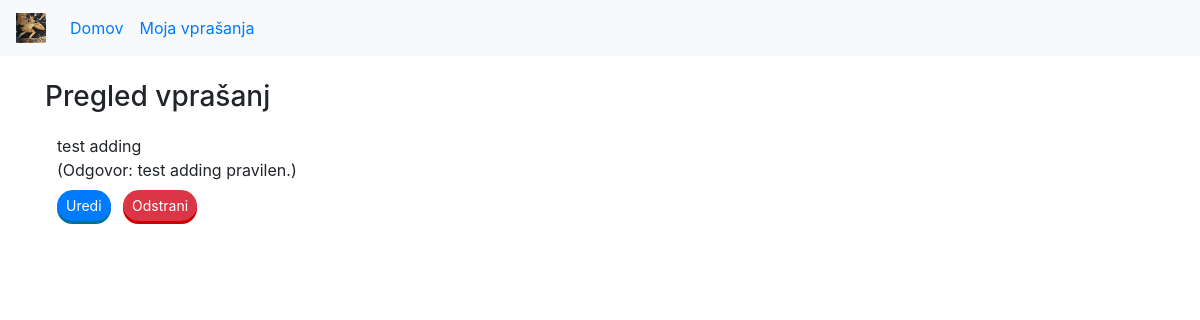
The app's page /moja_vprasanja, older data.
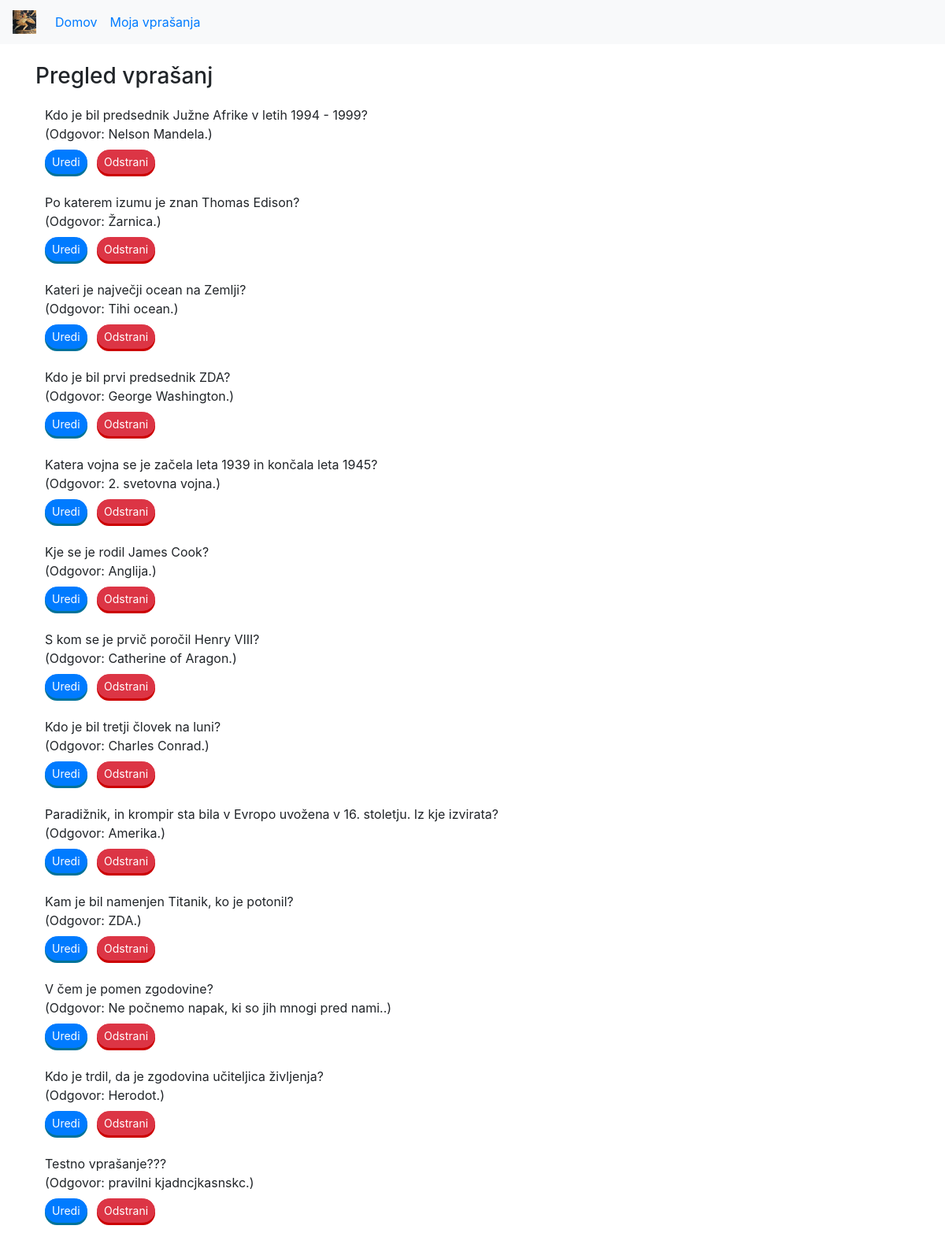
The same page, newer data.
### zgodovinakviz/models.py (models this page shows, shortened)
class Vprasanje(models.Model):
    author = models.ForeignKey(Uporabnik, on_delete=models.SET_NULL, null=True)
    vprasanje = models.CharField(max_length=1000)
    pravilen_odgovor = models.CharField(max_length=1000)
    napacen_odgovor_1 = models.CharField(max_length=1000)
    napacen_odgovor_2 = models.CharField(max_length=1000)
    namig = models.CharField(max_length=1000)
    slika = models.CharField(max_length=1000)
    created_date = models.DateTimeField(default=timezone.now)
    published_date = models.DateTimeField(blank=True, null=True)

### zgodovinakviz/views.py (the view)
# urls.py: path('moja_vprasanja', views.moja_vprasanja, name='moja_vprasanja'),
def moja_vprasanja(request):
    vprasanja = Vprasanje.objects.all().order_by('-created_date');
    return render(request, 'zgodovinakviz/questions_overview.html', {'vprasanja': vprasanja})

### zgodovinakviz/templates/zgodovinakviz/questions_overview.html (shortened to what this page needs)
<!DOCTYPE html>
{% load static %}
<html lang="en">
    <head>
        <link rel="stylesheet" href="https://cdn.jsdelivr.net/npm/bootstrap@4.5.3/dist/css/bootstrap.min.css">
        <link rel="stylesheet" href="https://cdn.jsdelivr.net/npm/bootstrap-icons@1.7.0/font/bootstrap-icons.css">
        <link rel="stylesheet" href="{% static 'css/common.css' %}">
    </head>
    <body>
        <nav class="navbar navbar-expand-md bg-light">
            <a class="navbar-brand" href="/vstop" width="30" height="30" alt="">
                <img src="{% static 'images/achilles.jpg' %}" width="30" height="30" class="d-inline-block align-top" alt="">
            </a>
            <div class="collapse navbar-collapse" id="main-navigation">
                <ul class="navbar-nav">
                    <li class="nav-item">
                        <a class="nav-link" href="/vstop">Domov</a>
                    </li>
                    <li class="nav-item">
                        <a class="nav-link" href="/moja_vprasanja">Moja vprašanja</a>
                    </li>
                </ul>
            </div>
        </nav>
        <div class="container mt-4">
            <h3>Pregled vprašanj</h3>
            <table class="table table-borderless">
                <tbody>
                    {% for v in vprasanja %}
						<tr>
							<td class="text-left">{{v.vprasanje}}<br>
								(Odgovor: {{v.pravilen_odgovor}}.)<br>
								<a role="button" href="{% url 'uredi' pk=v.pk %}" class="btn btn-primary btn-sm mt-2">Uredi</a>
								<button data-toggle="modal" data-target="#modal{{v.pk}}" class="btn btn-danger btn-sm ml-2 mt-2">Odstrani</button>
							</td>
						</tr>
					{% endfor %}
                </tbody>
            </table>
        </div>
    </body>
</html>

### zgodovinakviz/static/css/common.css (style rules this page uses)
.btn { border-radius: 24px; }
.btn-primary { box-shadow: 0 3px 0 0 #007299; }
.btn-danger { box-shadow: 0 3px 0 0 #cc0000; }

Row changes from the older to the newer data that the page shows:
removed Vprasanje: vprasanje "test adding", pravilen_odgovor "test adding pravilen"
added Vprasanje: vprasanje "Kdo je bil predsednik Južne Afrike v letih 1994 - 1999?", pravilen_odgovor "Nelson Mandela"
added Vprasanje: vprasanje "Po katerem izumu je znan Thomas Edison?", pravilen_odgovor "Žarnica"
added Vprasanje: vprasanje "Kateri je največji ocean na Zemlji?", pravilen_odgovor "Tihi ocean"
added Vprasanje: vprasanje "Kdo je bil prvi predsednik ZDA?", pravilen_odgovor "George Washington"
added Vprasanje: vprasanje "Katera vojna se je začela leta 1939 in končala leta 1945?", pravilen_odgovor "2. svetovna vojna"
added Vprasanje: vprasanje "Kje se je rodil James Cook?", pravilen_odgovor "Anglija"
added Vprasanje: vprasanje "S kom se je prvič poročil Henry VIII?", pravilen_odgovor "Catherine of Aragon"
added Vprasanje: vprasanje "Kdo je bil tretji človek na luni?", pravilen_odgovor "Charles Conrad"
added Vprasanje: vprasanje "Paradižnik, in krompir sta bila v Evropo uvožena v 16. stoletju. Iz kje izvirata?", pravilen_odgovor "Amerika"
added Vprasanje: vprasanje "Kam je bil namenjen Titanik, ko je potonil?", pravilen_odgovor "ZDA"
added Vprasanje: vprasanje "V čem je pomen zgodovine?", pravilen_odgovor "Ne počnemo napak, ki so jih mnogi pred nami."
added Vprasanje: vprasanje "Kdo je trdil, da je zgodovina učiteljica življenja?", pravilen_odgovor "Herodot"
added Vprasanje: vprasanje "Testno vprašanje???", pravilen_odgovor "pravilni kjadncjkasnskc"
